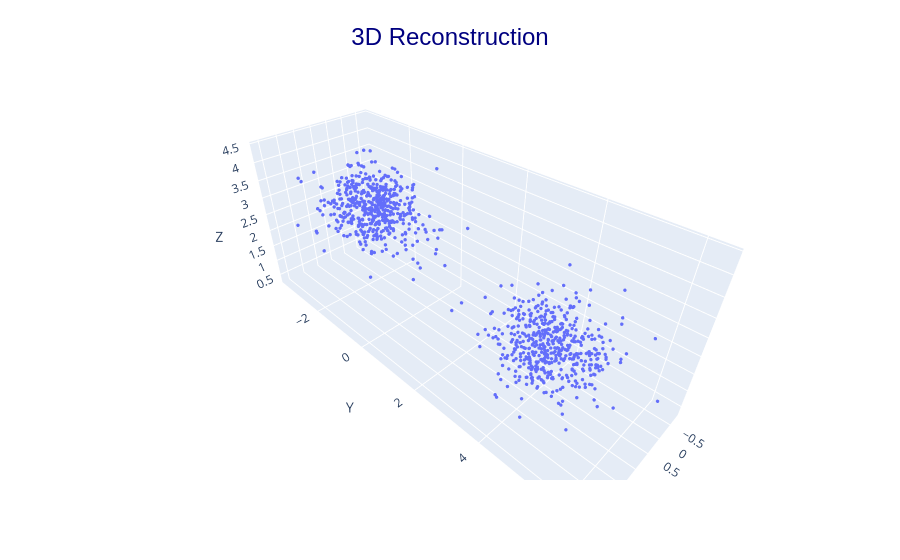
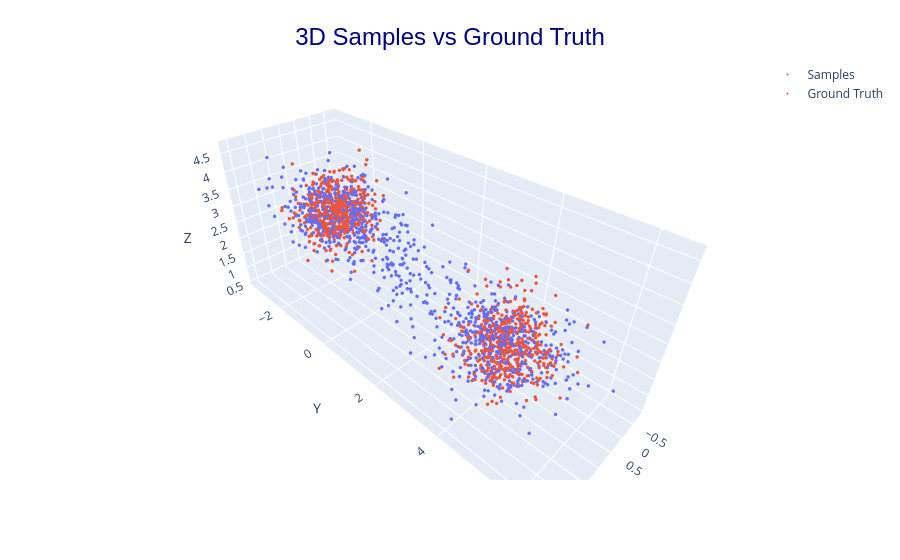

The cell these charts' notebook holds for them, in order:
### Markdown cell above
# Results

### Code cell
plot_model(ordinary_vae, key_for("ordinary_vae_plotting"), X_test)

### Figure 1 — Plotly figure (JSON) as saved in the notebook; plotly's stock layout.template omitted (floating-point values rounded to 4 significant figures; data arrays with more than 128 entries replaced by an {"elided": "..."} marker saying what was removed)
{"data": [{"marker": {"size": 2}, "mode": "markers", "name": "recon", "type": "scatter3d", "x": {"elided": "1000 float values"}, "y": {"elided": "1000 float values"}, "z": {"elided": "1000 float values"}}], "layout": {"margin": {"t": 60}, "scene": {"xaxis": {"title": {"text": "X"}}, "yaxis": {"title": {"text": "Y"}}, "zaxis": {"title": {"text": "Z"}}}, "title": {"font": {"color": "navy", "family": "Arial", "size": 24}, "text": "3D Reconstruction", "x": 0.5, "y": 0.95}}}

### Figure 2 — Plotly figure (JSON) as saved in the notebook; plotly's stock layout.template omitted (floating-point values rounded to 4 significant figures; data arrays with more than 128 entries replaced by an {"elided": "..."} marker saying what was removed)
{"data": [{"marker": {"size": 2}, "mode": "markers", "name": "Samples", "type": "scatter3d", "x": {"elided": "1000 float values"}, "y": {"elided": "1000 float values"}, "z": {"elided": "1000 float values"}}, {"marker": {"size": 2}, "mode": "markers", "name": "Ground Truth", "type": "scatter3d", "x": {"elided": "1000 float values"}, "y": {"elided": "1000 float values"}, "z": {"elided": "1000 float values"}}], "layout": {"margin": {"t": 60}, "scene": {"xaxis": {"title": {"text": "X"}}, "yaxis": {"title": {"text": "Y"}}, "zaxis": {"title": {"text": "Z"}}}, "title": {"font": {"color": "navy", "family": "Arial", "size": 24}, "text": "3D Samples vs Ground Truth", "x": 0.5, "y": 0.95}}}
